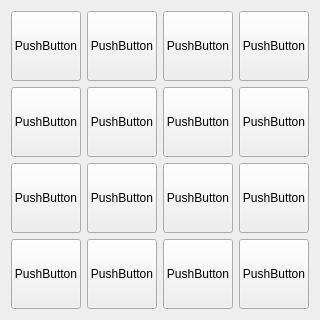
      <widget class="QWidget" name="tab_3">
       <attribute name="title">
        <string>4X4</string>
       </attribute>
       <layout class="QGridLayout" name="gridLayout_2">
        <item row="2" column="3">
         <widget class="QPushButton" name="pushButton_28">
          <property name="sizePolicy">
           <sizepolicy hsizetype="Fixed" vsizetype="Fixed">
            <horstretch>0</horstretch>
            <verstretch>0</verstretch>
           </sizepolicy>
          </property>
          <property name="minimumSize">
           <size>
            <width>70</width>
            <height>70</height>
           </size>
          </property>
          <property name="maximumSize">
           <size>
            <width>70</width>
            <height>70</height>
           </size>
          </property>
          <property name="text">
           <string>PushButton</string>
          </property>
         </widget>
        </item>
        <item row="0" column="0">
         <widget class="QPushButton" name="pushButton_17">
          <property name="sizePolicy">
           <sizepolicy hsizetype="Fixed" vsizetype="Fixed">
            <horstretch>0</horstretch>
            <verstretch>0</verstretch>
           </sizepolicy>
          </property>
          <property name="minimumSize">
           <size>
            <width>70</width>
            <height>70</height>
           </size>
          </property>
          <property name="maximumSize">
           <size>
            <width>70</width>
            <height>70</height>
           </size>
          </property>
          <property name="text">
           <string>PushButton</string>
          </property>
         </widget>
        </item>
        <item row="3" column="3">
         <widget class="QPushButton" name="pushButton_31">
          <property name="sizePolicy">
           <sizepolicy hsizetype="Fixed" vsizetype="Fixed">
            <horstretch>0</horstretch>
            <verstretch>0</verstretch>
           </sizepolicy>
          </property>
          <property name="minimumSize">
           <size>
            <width>70</width>
            <height>70</height>
           </size>
          </property>
          <property name="maximumSize">
           <size>
            <width>70</width>
            <height>70</height>
           </size>
          </property>
          <property name="text">
           <string>PushButton</string>
          </property>
         </widget>
        </item>
        <item row="2" column="0">
         <widget class="QPushButton" name="pushButton_26">
          <property name="sizePolicy">
           <sizepolicy hsizetype="Fixed" vsizetype="Fixed">
            <horstretch>0</horstretch>
            <verstretch>0</verstretch>
           </sizepolicy>
          </property>
          <property name="minimumSize">
           <size>
            <width>70</width>
            <height>70</height>
           </size>
          </property>
          <property name="maximumSize">
           <size>
            <width>70</width>
            <height>70</height>
           </size>
          </property>
          <property name="text">
           <string>PushButton</string>
          </property>
         </widget>
        </item>
        <item row="3" column="0">
         <widget class="QPushButton" name="pushButton_29">
          <property name="sizePolicy">
           <sizepolicy hsizetype="Fixed" vsizetype="Fixed">
            <horstretch>0</horstretch>
            <verstretch>0</verstretch>
           </sizepolicy>
          </property>
          <property name="minimumSize">
           <size>
            <width>70</width>
            <height>70</height>
           </size>
          </property>
          <property name="maximumSize">
           <size>
            <width>70</width>
            <height>70</height>
           </size>
          </property>
          <property name="text">
           <string>PushButton</string>
          </property>
         </widget>
        </item>
        <item row="2" column="2">
         <widget class="QPushButton" name="pushButton_25">
          <property name="sizePolicy">
           <sizepolicy hsizetype="Fixed" vsizetype="Fixed">
            <horstretch>0</horstretch>
            <verstretch>0</verstretch>
           </sizepolicy>
          </property>
          <property name="minimumSize">
           <size>
            <width>70</width>
            <height>70</height>
           </size>
          </property>
          <property name="maximumSize">
           <size>
            <width>70</width>
            <height>70</height>
           </size>
          </property>
          <property name="text">
           <string>PushButton</string>
          </property>
         </widget>
        </item>
        <item row="2" column="1">
         <widget class="QPushButton" name="pushButton_27">
          <property name="sizePolicy">
           <sizepolicy hsizetype="Fixed" vsizetype="Fixed">
            <horstretch>0</horstretch>
            <verstretch>0</verstretch>
           </sizepolicy>
          </property>
          <property name="minimumSize">
           <size>
            <width>70</width>
            <height>70</height>
           </size>
          </property>
          <property name="maximumSize">
           <size>
            <width>70</width>
            <height>70</height>
           </size>
          </property>
          <property name="text">
           <string>PushButton</string>
          </property>
         </widget>
        </item>
        <item row="3" column="1">
         <widget class="QPushButton" name="pushButton_32">
          <property name="sizePolicy">
           <sizepolicy hsizetype="Fixed" vsizetype="Fixed">
            <horstretch>0</horstretch>
            <verstretch>0</verstretch>
           </sizepolicy>
          </property>
          <property name="minimumSize">
           <size>
            <width>70</width>
            <height>70</height>
           </size>
          </property>
          <property name="maximumSize">
           <size>
            <width>70</width>
            <height>70</height>
           </size>
          </property>
          <property name="text">
           <string>PushButton</string>
          </property>
         </widget>
        </item>
        <item row="3" column="2">
         <widget class="QPushButton" name="pushButton_30">
          <property name="sizePolicy">
           <sizepolicy hsizetype="Fixed" vsizetype="Fixed">
            <horstretch>0</horstretch>
            <verstretch>0</verstretch>
           </sizepolicy>
          </property>
          <property name="minimumSize">
           <size>
            <width>70</width>
            <height>70</height>
           </size>
          </property>
          <property name="maximumSize">
           <size>
            <width>70</width>
            <height>70</height>
           </size>
          </property>
          <property name="text">
           <string>PushButton</string>
          </property>
         </widget>
        </item>
        <item row="1" column="3">
         <widget class="QPushButton" name="pushButton_24">
          <property name="sizePolicy">
           <sizepolicy hsizetype="Fixed" vsizetype="Fixed">
            <horstretch>0</horstretch>
            <verstretch>0</verstretch>
           </sizepolicy>
          </property>
          <property name="minimumSize">
           <size>
            <width>70</width>
            <height>70</height>
           </size>
          </property>
          <property name="maximumSize">
           <size>
            <width>70</width>
            <height>70</height>
           </size>
          </property>
          <property name="text">
           <string>PushButton</string>
          </property>
         </widget>
        </item>
        <item row="1" column="2">
         <widget class="QPushButton" name="pushButton_21">
          <property name="sizePolicy">
           <sizepolicy hsizetype="Fixed" vsizetype="Fixed">
            <horstretch>0</horstretch>
            <verstretch>0</verstretch>
           </sizepolicy>
          </property>
          <property name="minimumSize">
           <size>
            <width>70</width>
            <height>70</height>
           </size>
          </property>
          <property name="maximumSize">
           <size>
            <width>70</width>
            <height>70</height>
           </size>
          </property>
          <property name="text">
           <string>PushButton</string>
          </property>
         </widget>
        </item>
        <item row="1" column="1">
         <widget class="QPushButton" name="pushButton_23">
          <property name="sizePolicy">
           <sizepolicy hsizetype="Fixed" vsizetype="Fixed">
            <horstretch>0</horstretch>
            <verstretch>0</verstretch>
           </sizepolicy>
          </property>
          <property name="minimumSize">
           <size>
            <width>70</width>
            <height>70</height>
           </size>
          </property>
          <property name="maximumSize">
           <size>
            <width>70</width>
            <height>70</height>
           </size>
          </property>
          <property name="text">
           <string>PushButton</string>
          </property>
         </widget>
        </item>
        <item row="1" column="0">
         <widget class="QPushButton" name="pushButton_22">
          <property name="sizePolicy">
           <sizepolicy hsizetype="Fixed" vsizetype="Fixed">
            <horstretch>0</horstretch>
            <verstretch>0</verstretch>
           </sizepolicy>
          </property>
          <property name="minimumSize">
           <size>
            <width>70</width>
            <height>70</height>
           </size>
          </property>
          <property name="maximumSize">
           <size>
            <width>70</width>
            <height>70</height>
           </size>
          </property>
          <property name="text">
           <string>PushButton</string>
          </property>
         </widget>
        </item>
        <item row="0" column="3">
         <widget class="QPushButton" name="pushButton_20">
          <property name="sizePolicy">
           <sizepolicy hsizetype="Fixed" vsizetype="Fixed">
            <horstretch>0</horstretch>
            <verstretch>0</verstretch>
           </sizepolicy>
          </property>
          <property name="minimumSize">
           <size>
            <width>70</width>
            <height>70</height>
           </size>
          </property>
          <property name="maximumSize">
           <size>
            <width>70</width>
            <height>70</height>
           </size>
          </property>
          <property name="text">
           <string>PushButton</string>
          </property>
         </widget>
        </item>
        <item row="0" column="2">
         <widget class="QPushButton" name="pushButton_19">
          <property name="sizePolicy">
           <sizepolicy hsizetype="Fixed" vsizetype="Fixed">
            <horstretch>0</horstretch>
            <verstretch>0</verstretch>
           </sizepolicy>
          </property>
          <property name="minimumSize">
           <size>
            <width>70</width>
            <height>70</height>
           </size>
          </property>
          <property name="maximumSize">
           <size>
            <width>70</width>
            <height>70</height>
           </size>
          </property>
          <property name="text">
           <string>PushButton</string>
          </property>
         </widget>
        </item>
        <item row="0" column="1">
         <widget class="QPushButton" name="pushButton_18">
          <property name="sizePolicy">
           <sizepolicy hsizetype="Fixed" vsizetype="Fixed">
            <horstretch>0</horstretch>
            <verstretch>0</verstretch>
           </sizepolicy>
          </property>
          <property name="minimumSize">
           <size>
            <width>70</width>
            <height>70</height>
           </size>
          </property>
          <property name="maximumSize">
           <size>
            <width>70</width>
            <height>70</height>
           </size>
          </property>
          <property name="text">
           <string>PushButton</string>
          </property>
         </widget>
        </item>
       </layout>
      </widget>
